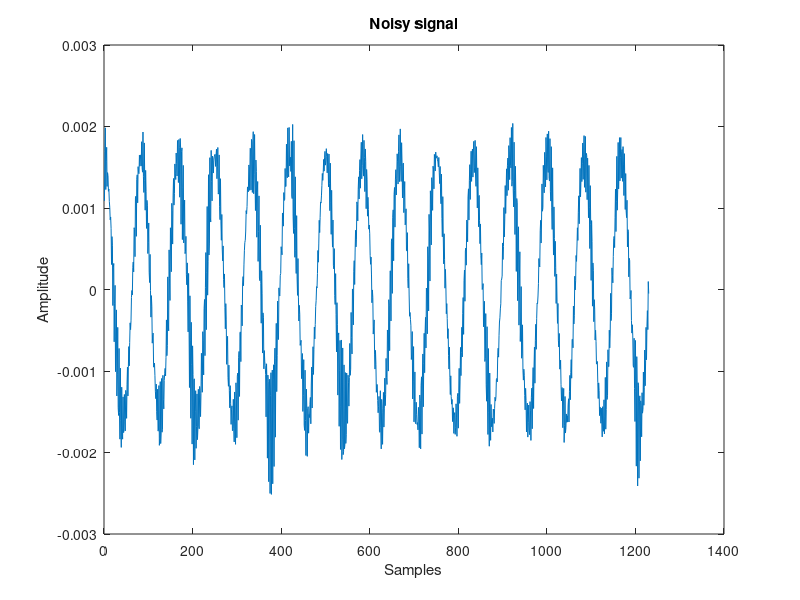
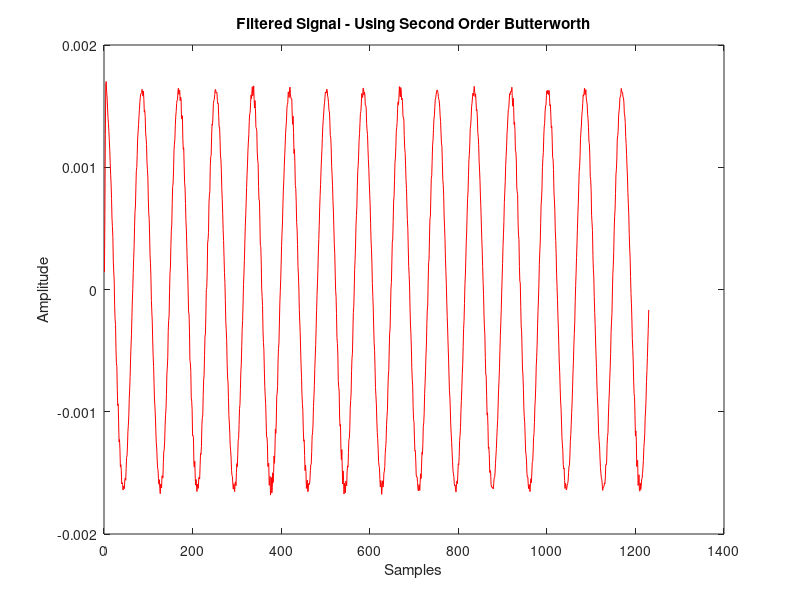
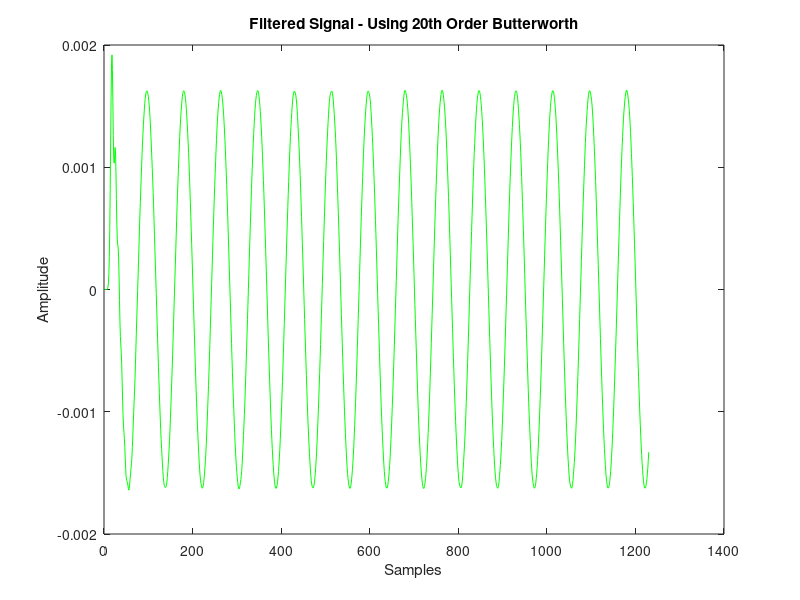
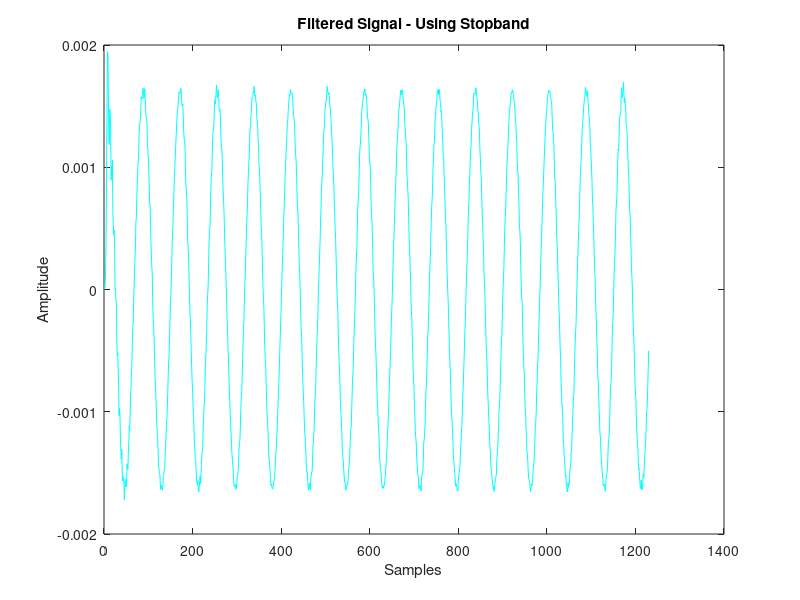

Here is the MATLAB script that generated these plots, in order: (Note: this script raises an error after producing the figures.)
%% Filters Lab
%
% Based on a script by David Dorran.
% The original script is available at <http://dadorran.wordpress.com>.
% Search for "filtering matlab demo".
%
% Adapted for EG-247 Digital Signal Processing
% by Chris P. Jobling
%
%% Basic parameters
% We will be designing a digital filter and plotting frequency spectra
% using a digital technique called the Fast Fourier Transform. So we need
% to define our sampling times, etc.
%
% Note we are doing this in advance of presenting sampling theory!
Ts = 0.001;   % sampling time
fs = 1/Ts;    % sampling frequency in Hz
ws = 2*pi*fs; % sampling frequency in rad/s
%% Signal with noise
% generate the noisy signal which will be filtered
f0 = 12;      % Hz
t = 0:Ts:1.23;
x = cos(2*pi*f0*t);
x(end) = []; % removes last element
%%
% Additive noise is simulated by band-passing a random signal between
% $0.6\omega_s$ and $0.7\omega_s$
[b a] = butter(2,[0.6 0.7],'bandpass');
filtered_noise = filter(b,a,randn(1, length(x)*2));
x = (x + 0.5*filtered_noise(500:500+length(x)-1))/length(x)*2;
%%
plot(x)
title('Noisy signal')
xlabel('Samples');
ylabel('Amplitude')
%% Frequency spectrum
% Plot magnitude spectrum of the signal.
% In interpreting this plot note that the DFT bin number is
% related to the number of samples in the original
% signal which happens to be 1230 in this case.
%
% Also, the frequency range is normaized to 0-$\omega_s$.
X_mags = abs(fft(x));
figure(10)
plot(X_mags)
xlabel('DFT Bins')
ylabel('Magnitude')
%%
% We now plot the first half of DFT (normalised frequency)
% after converting the bin number to its corresponding frequency.
% Note 1 corresponds to half the sampling frequency.
figure(10)
num_bins = length(X_mags);
plot([0:1/(num_bins/2 -1):1], X_mags(1:num_bins/2))
xlabel('Normalised frequency (\pi rads/sample)')
ylabel('Magnitude')
%%
% If we prefer, we can also plot the DFT in Hz.
%
% Note I've plotted a line at f0 as a verification of this result.
figure(11)
plot((fs/2)*[0:1/(num_bins/2 -1):1], X_mags(1:num_bins/2),[f0,f0],[0,0.5])
xlabel('Frequency (Hz)')
ylabel('Magnitude')
%% Butterworth filter
% Design a second order filter using a butterworth design technique.
% The first argument is the order of the filter
% The second argument is the cut-off frequency Wn normalized
% to half the sampling frequency. That is 0 < Wn < 1 where $1 =
% \omega_s/2$.
% The third argument is the type of filter.
%
% See the documentation for more information 'doc butter'.
%%
% In the spectrum we obtained previously, the noise occurs between
% 0.5 and 0.7 on the noramized frequency scale, so we choose 0.3 as Wn.
[b a] = butter(2, 0.3, 'low')
%%
%plot the frequency response (normalised frequency)
H = freqz(b,a, floor(num_bins/2));
figure(10)
hold on
plot([0:1/(num_bins/2 -1):1], abs(H),'r');
%%
% You should examine the filter response to confirm that the cut-off
% frequency (when magnitude H(jw) = 0.707) is 0.3.
%Redesign the filter using a higher order filter
%%
%filter the signal using the b and a coefficients obtained from
%the butter filter design function
x_filtered = filter(b,a,x);
%%
%plot the filtered signal
figure(2)
plot(x_filtered,'r')
title('Filtered Signal - Using Second Order Butterworth')
xlabel('Samples');
ylabel('Amplitude')
%% Design a higher order filter
[b2 a2] = butter(20, 0.3, 'low')
%%
%Plot the magnitude spectrum and compare with lower order filter
H2 = freqz(b2,a2, floor(num_bins/2));
figure(10)
hold on
plot([0:1/(num_bins/2 -1):1], abs(H2),'g');
%%
%filter the noisy signal and plot the result
x_filtered2 = filter(b2,a2,x);
figure(3)
plot(x_filtered2,'g')
title('Filtered Signal - Using 20th Order Butterworth')
xlabel('Samples');
ylabel('Amplitude')
%% Band reject filter
%Use a band reject filter in place of a low pass filter
[b_stop a_stop] = butter(20, [0.5 0.8], 'stop');
%%
%plot the magnitude spectrum
H_stopband = freqz(b_stop,a_stop, floor(num_bins/2));
figure(10)
hold on
plot([0:1/(num_bins/2 -1):1], abs(H_stopband),'c');
%%
%plot filtered signal
x_filtered_stop = filter(b_stop,a_stop,x);
figure(4);
plot(x_filtered_stop,'c')
title('Filtered Signal - Using Stopband')
xlabel('Samples');
ylabel('Amplitude')
%% Matlab's filter design
%Use matlabs built-in buttord function to get the optimum order to meet a specification
[N Wn] = buttord(0.1, 0.5, 5, 40)
%%
%use the N and Wn values obtained above to design the filter in the usual way
[b3 a3] = butter(N, Wn, 'low');
%%
%plot the magnitude spectrum
H3 = freqz(b3,a3, floor(num_bins/2));
figure(10);
hold on
plot([0:1/(num_bins/2 -1):1], abs(H2),'k');
figure(10)
%%
%filter the signal and plot the ouput of the filter
x_filtered3 = filter(b3,a3,x);
figure(5);
plot(x_filtered3,'k')
title(['Filtered Signal - Using ' num2str(N) ' th Order Butterworth'])
xlabel('Samples');
ylabel('Amplitude')
%% Other Filter Types
% comparison with other filter design techniques (chebyshev and elliptical)
[b_butter a_butter] = butter(4, 0.2, 'low');
H_butter = freqz(b_butter, a_butter);

[b_cheby a_cheby] = cheby1(4, 0.5, 0.2, 'low');
H_cheby = freqz(b_cheby, a_cheby);

[b_ellip a_ellip] = ellip(4, 0.5, 40, 0.2, 'low');
H_ellip = freqz(b_ellip, a_ellip);
%%
%plot each filter to compare
figure(11)
norm_freq_axis = [0:1/(512 -1):1];
plot(norm_freq_axis, abs(H_butter))
hold on
plot(norm_freq_axis, abs(H_cheby),'r')
plot(norm_freq_axis, abs(H_ellip),'g')
legend('Butterworth', 'Chebyshev', 'Elliptical')
xlabel('Normalised Frequency');
ylabel('Magnitude')
%%
%plot in dB for verification that spec is met
figure(12);
plot(norm_freq_axis, 20*log10(abs(H_butter)))
hold on
plot(norm_freq_axis, 20*log10(abs(H_cheby)),'r')
plot(norm_freq_axis, 20*log10(abs(H_ellip)),'g')
legend('Butterworth', 'Chebyshev', 'Elliptical')
xlabel('Normalised Frequency ');
ylabel('Magnitude (dB)')
%% GUI for filter design
% Matlab provides a filter design tool. Use it to design
% and test a low-pass butterworth filter with sampling frequency equal to your
% student number whose cut-off frequency (in Hz) is
% equal to the nearest whole number to your student number divided by 10 and whose stop band
% is the nearest whole number to your student number divided by 5.
% The filter should have 3dB in the pass band and 60 dB in the stop band.
%
% Save the result as lab8.mat and submit this for assessment along with a script lab8.m that demonstrates
% that the filter has the correct pass band, stop band and cut-off frequency behaviour.
fdatool
